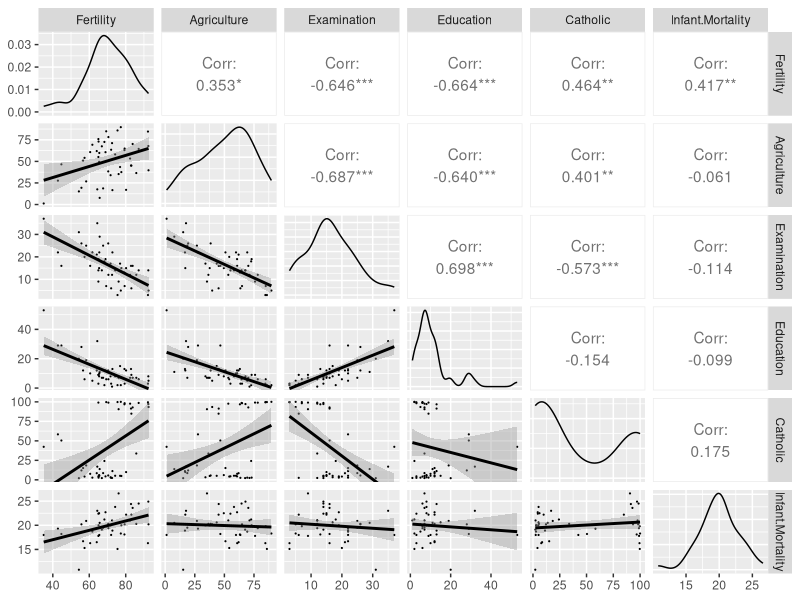
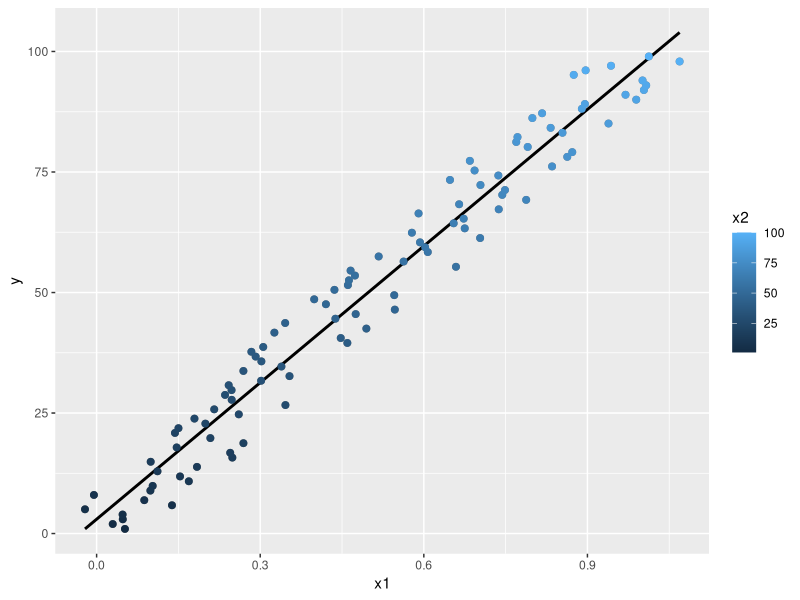
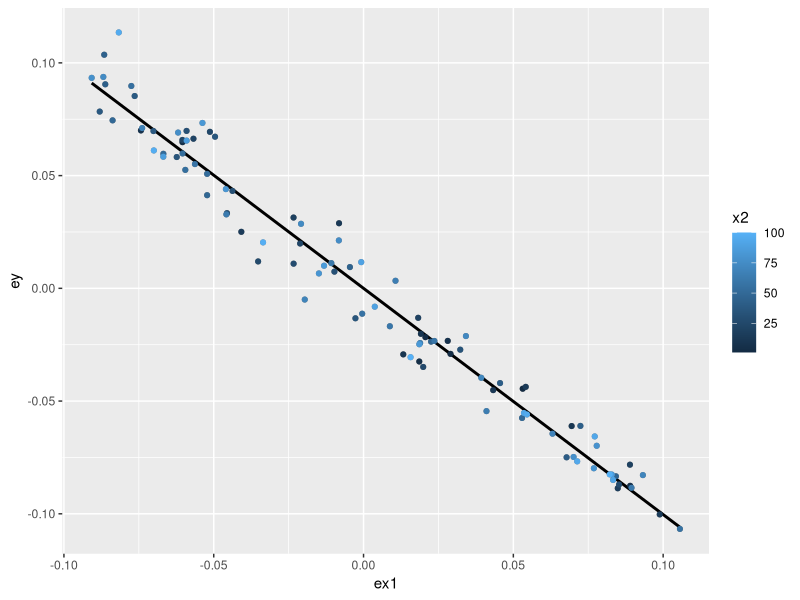
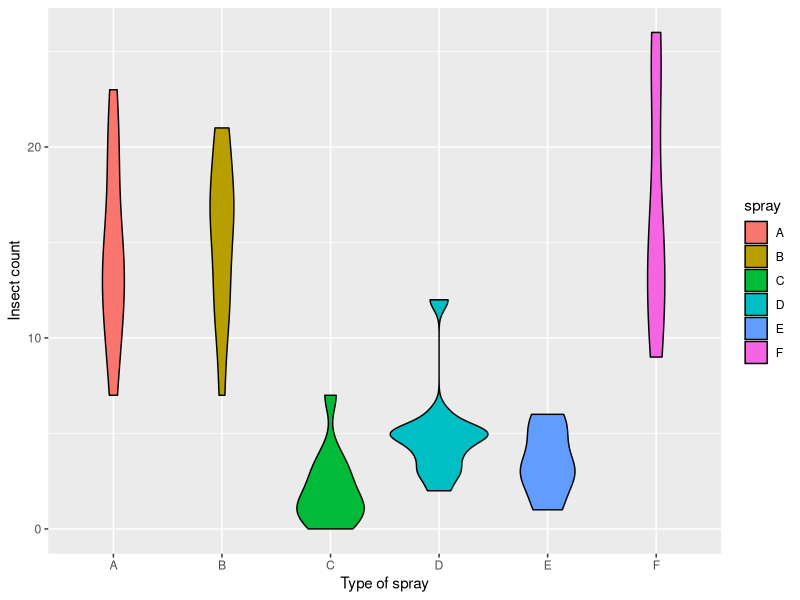
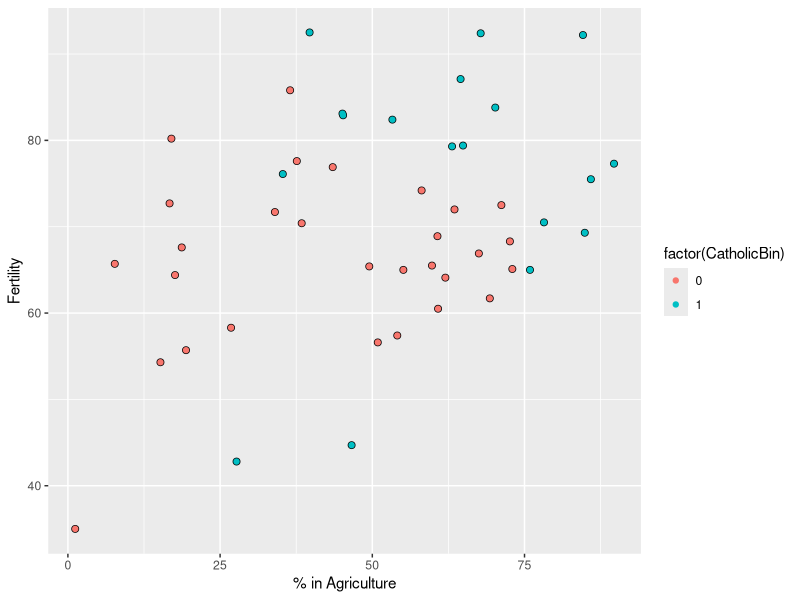
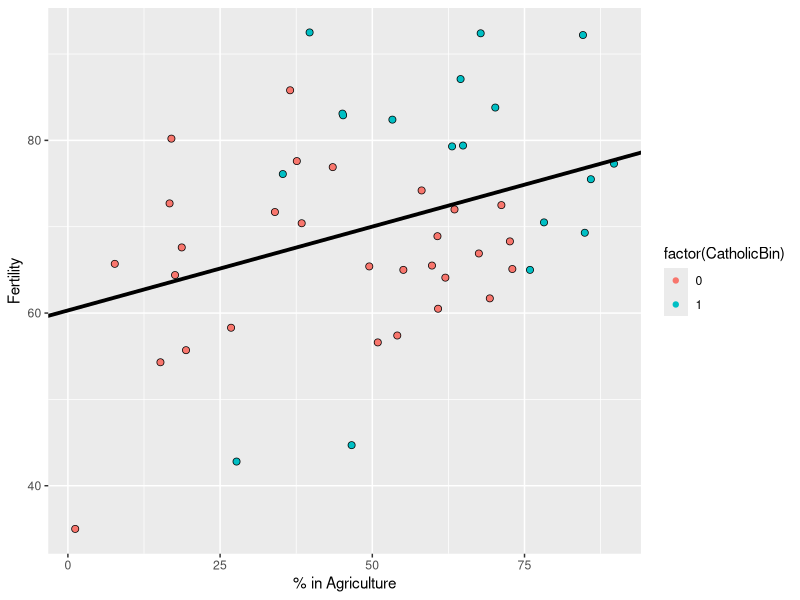
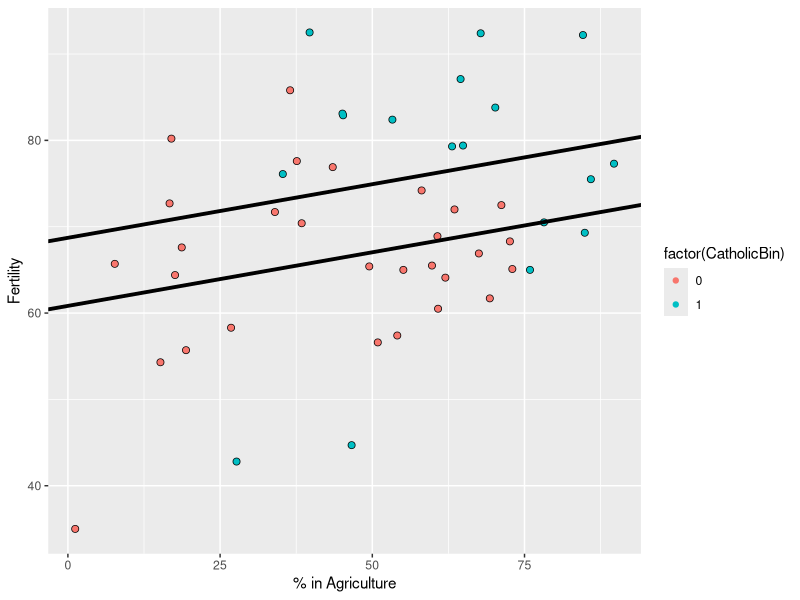
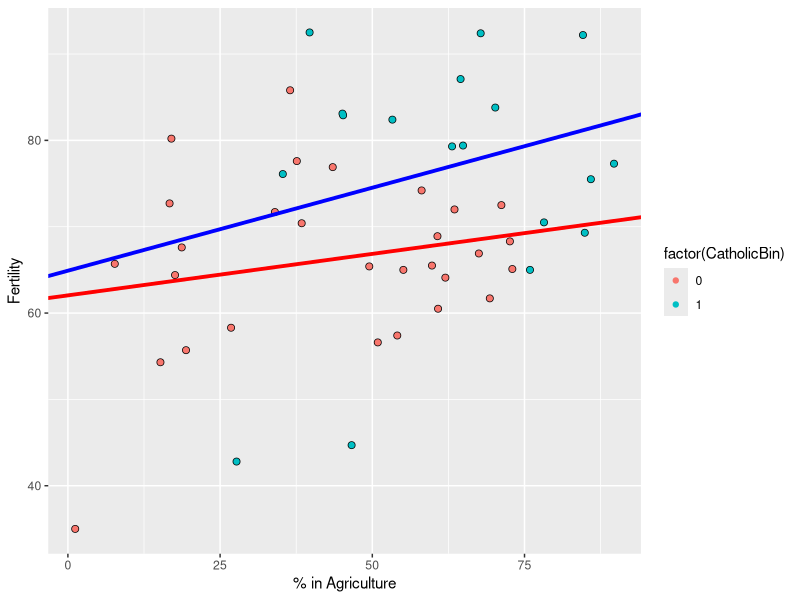

Generate these figures, in order, with R:
## ---- chunk 1
knitr::opts_chunk$set(echo = TRUE)
## ---- chunk 2
n = 100
x <- rnorm(n)
x2 <- rnorm(n)
x3 <- rnorm(n)

y <- 1 + x + x2 + x3 + rnorm(n, sd = .1)
ey <- resid(lm(y ~ x2 + x3))
ex <- resid(lm(x ~ x2 + x3)) 
sum(ey * ex) / sum(ex^2)
coef(lm(ey ~ ex - 1))
coef(lm(y ~ x + x2 + x3))
## ---- chunk 3
require(datasets)
data(swiss)
?swiss
require(GGally)   #Collection of add-ons tools for ggplot2 (pair, etc)
require(ggplot2)
library(dplyr)
## ---- chunk 4
g <- ggpairs(swiss, lower = list(continuous = wrap("smooth", size = 0.1)), wrap = c(method = "loess"))
g
## ---- chunk 5
summary(lm(Fertility ~ ., data = swiss))
summary(lm(Fertility ~ ., data = swiss))$coef
## ---- chunk 6
summary(lm(Fertility ~ Agriculture, data = swiss))$coef


## ---- chunk 7
n <- 100
x2 <- 1:n
x1 <- .01 * x2 + runif(n, -.1, .1)
y <-  -x1 + x2 + rnorm(n, sd = .01)

## ---- chunk 8
summary(lm(y ~ x1))$coef
summary(lm(y ~ x1 + x2))$coef
## ---- chunk 9
dat <- data.frame(y = y, x1 = x1, x2 = x2, ey = resid(lm(y ~ x2)), ex1 = resid(lm(x1 ~ x2)))

g <- ggplot(dat, aes(y = y, x = x1, color = x2)) +
  geom_point(color = "grey50", size = 2) +
  geom_smooth(method = lm, se = FALSE, color = "black") +
  geom_point(size = 2)
g
## ---- chunk 10
g2 <- ggplot(dat, aes(y = ey, x = ex1, color = x2)) +
  geom_point(color = "grey50", size = 1.4) +
  geom_smooth(method = lm, se = FALSE, color = "black") +
  geom_point(size = 1.4)
g2

## ---- chunk 11
z <-  swiss$Agriculture + swiss$Education
lm(Fertility ~ . + z, data = swiss)
## ---- chunk 12
require(datasets)
data("InsectSprays")
require(stats)

## ---- chunk 13
g <- ggplot(data = InsectSprays, aes(y = count, x = spray, fill = spray)) +
  geom_violin(color = "black", size = 0.5) +
  xlab("Type of spray") +
  ylab("Insect count")
g
## ---- chunk 14
summary(lm(count ~ spray, data =InsectSprays))$coef
#14.5 is the mean of spray "A", rest Estimates are relative to A. p-value tells us if A from the rest are different
## ---- chunk 15
summary(lm(count ~ spray - 1, data =InsectSprays))$coef
## ---- chunk 16
spray2 <- relevel(InsectSprays$spray, "C")
summary(lm(count ~ spray2, data =InsectSprays))$coef

## ---- chunk 17
swiss <- mutate(swiss, CatholicBin = 1 * (Catholic > 50))

## ---- chunk 18
g <-  ggplot(swiss, aes(x = Agriculture, y = Fertility, colour = factor(CatholicBin))) +
  geom_point(size = 2, color = "black") +
  geom_point(size =1.5) +
  xlab("% in Agriculture") +
  ylab("Fertility")
g
## ---- chunk 19
fit <- lm(Fertility ~ Agriculture, swiss)
g1 <- g +
  geom_abline(intercept = coef(fit)[1], slope = coef(fit)[2], size = 1.3)
g1
## ---- chunk 20
summary(fit)$coef
## ---- chunk 21
fit <- lm(Fertility ~ Agriculture + factor(CatholicBin), swiss)
summary(fit)$coef

## ---- chunk 22
g1 <- g +
  geom_abline(intercept = coef(fit)[1], slope = coef(fit)[2], size = 1.3) +
  geom_abline(intercept = coef(fit)[1] + coef(fit)[3], slope = coef(fit)[2], size = 1.3)

g1
## ---- chunk 23
fit <- lm(Fertility ~ Agriculture * factor(CatholicBin), swiss)  # change the '+' by '*'
summary(fit)$coef
## ---- chunk 24
g1 <- g +
  geom_abline(intercept = coef(fit)[1], slope = coef(fit)[2], size = 1.3, color= "red") +
  geom_abline(intercept = coef(fit)[1] + coef(fit)[3], 
              slope = coef(fit)[2] + coef(fit)[2], 
              size = 1.3, color ="blue")

g1
